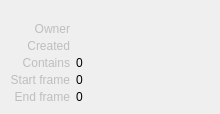
<?xml version="1.0" encoding="UTF-8"?>
<ui version="4.0">
 <class>Form</class>
 <widget class="QWidget" name="Form">
  <property name="geometry">
   <rect>
    <x>0</x>
    <y>0</y>
    <width>220</width>
    <height>114</height>
   </rect>
  </property>
  <property name="minimumSize">
   <size>
    <width>0</width>
    <height>110</height>
   </size>
  </property>
  <property name="maximumSize">
   <size>
    <width>16777215</width>
    <height>114</height>
   </size>
  </property>
  <property name="windowTitle">
   <string>Form</string>
  </property>
  <property name="styleSheet">
   <string notr="true"/>
  </property>
  <layout class="QVBoxLayout" name="verticalLayout">
   <property name="spacing">
    <number>3</number>
   </property>
   <property name="leftMargin">
    <number>5</number>
   </property>
   <property name="topMargin">
    <number>5</number>
   </property>
   <property name="rightMargin">
    <number>5</number>
   </property>
   <property name="bottomMargin">
    <number>0</number>
   </property>
   <item>
    <layout class="QHBoxLayout" name="horizontalLayout_4">
     <property name="topMargin">
      <number>0</number>
     </property>
     <item>
      <widget class="QLabel" name="label_4">
       <property name="minimumSize">
        <size>
         <width>13</width>
         <height>13</height>
        </size>
       </property>
       <property name="maximumSize">
        <size>
         <width>13</width>
         <height>13</height>
        </size>
       </property>
       <property name="text">
        <string/>
       </property>
       <property name="pixmap">
        <pixmap>../icons/animation.png</pixmap>
       </property>
       <property name="scaledContents">
        <bool>true</bool>
       </property>
      </widget>
     </item>
     <item>
      <widget class="QLabel" name="name">
       <property name="font">
        <font>
         <pointsize>9</pointsize>
         <weight>75</weight>
         <bold>true</bold>
        </font>
       </property>
       <property name="text">
        <string/>
       </property>
      </widget>
     </item>
    </layout>
   </item>
   <item>
    <layout class="QHBoxLayout" name="horizontalLayout_9">
     <property name="spacing">
      <number>6</number>
     </property>
     <property name="topMargin">
      <number>0</number>
     </property>
     <item>
      <widget class="QLabel" name="label_13">
       <property name="enabled">
        <bool>false</bool>
       </property>
       <property name="sizePolicy">
        <sizepolicy hsizetype="Fixed" vsizetype="Expanding">
         <horstretch>0</horstretch>
         <verstretch>0</verstretch>
        </sizepolicy>
       </property>
       <property name="minimumSize">
        <size>
         <width>65</width>
         <height>0</height>
        </size>
       </property>
       <property name="maximumSize">
        <size>
         <width>65</width>
         <height>500</height>
        </size>
       </property>
       <property name="text">
        <string>Owner</string>
       </property>
       <property name="alignment">
        <set>Qt::AlignRight|Qt::AlignTop|Qt::AlignTrailing</set>
       </property>
      </widget>
     </item>
     <item>
      <widget class="QLabel" name="owner">
       <property name="enabled">
        <bool>true</bool>
       </property>
       <property name="sizePolicy">
        <sizepolicy hsizetype="Expanding" vsizetype="Expanding">
         <horstretch>0</horstretch>
         <verstretch>0</verstretch>
        </sizepolicy>
       </property>
       <property name="minimumSize">
        <size>
         <width>0</width>
         <height>0</height>
        </size>
       </property>
       <property name="maximumSize">
        <size>
         <width>16777215</width>
         <height>16777215</height>
        </size>
       </property>
       <property name="styleSheet">
        <string notr="true"/>
       </property>
       <property name="text">
        <string/>
       </property>
       <property name="alignment">
        <set>Qt::AlignLeading|Qt::AlignLeft|Qt::AlignTop</set>
       </property>
       <property name="wordWrap">
        <bool>true</bool>
       </property>
      </widget>
     </item>
    </layout>
   </item>
   <item>
    <layout class="QHBoxLayout" name="horizontalLayout_11">
     <property name="spacing">
      <number>6</number>
     </property>
     <property name="topMargin">
      <number>0</number>
     </property>
     <item>
      <widget class="QLabel" name="label_14">
       <property name="enabled">
        <bool>false</bool>
       </property>
       <property name="sizePolicy">
        <sizepolicy hsizetype="Fixed" vsizetype="Expanding">
         <horstretch>0</horstretch>
         <verstretch>0</verstretch>
        </sizepolicy>
       </property>
       <property name="minimumSize">
        <size>
         <width>65</width>
         <height>0</height>
        </size>
       </property>
       <property name="maximumSize">
        <size>
         <width>65</width>
         <height>500</height>
        </size>
       </property>
       <property name="text">
        <string>Created</string>
       </property>
       <property name="alignment">
        <set>Qt::AlignRight|Qt::AlignTop|Qt::AlignTrailing</set>
       </property>
      </widget>
     </item>
     <item>
      <widget class="QLabel" name="created">
       <property name="enabled">
        <bool>true</bool>
       </property>
       <property name="sizePolicy">
        <sizepolicy hsizetype="Expanding" vsizetype="Expanding">
         <horstretch>0</horstretch>
         <verstretch>0</verstretch>
        </sizepolicy>
       </property>
       <property name="minimumSize">
        <size>
         <width>0</width>
         <height>0</height>
        </size>
       </property>
       <property name="maximumSize">
        <size>
         <width>16777215</width>
         <height>16777215</height>
        </size>
       </property>
       <property name="styleSheet">
        <string notr="true"/>
       </property>
       <property name="text">
        <string/>
       </property>
       <property name="alignment">
        <set>Qt::AlignLeading|Qt::AlignLeft|Qt::AlignTop</set>
       </property>
       <property name="wordWrap">
        <bool>true</bool>
       </property>
      </widget>
     </item>
    </layout>
   </item>
   <item>
    <layout class="QHBoxLayout" name="horizontalLayout_32">
     <property name="spacing">
      <number>6</number>
     </property>
     <property name="topMargin">
      <number>0</number>
     </property>
     <item>
      <widget class="QLabel" name="scene_dur_end_label_3">
       <property name="enabled">
        <bool>false</bool>
       </property>
       <property name="minimumSize">
        <size>
         <width>65</width>
         <height>0</height>
        </size>
       </property>
       <property name="maximumSize">
        <size>
         <width>60</width>
         <height>16777215</height>
        </size>
       </property>
       <property name="text">
        <string>Contains</string>
       </property>
       <property name="alignment">
        <set>Qt::AlignRight|Qt::AlignTop|Qt::AlignTrailing</set>
       </property>
      </widget>
     </item>
     <item>
      <widget class="QLabel" name="contains">
       <property name="enabled">
        <bool>true</bool>
       </property>
       <property name="text">
        <string>0</string>
       </property>
       <property name="alignment">
        <set>Qt::AlignLeading|Qt::AlignLeft|Qt::AlignTop</set>
       </property>
      </widget>
     </item>
    </layout>
   </item>
   <item>
    <layout class="QHBoxLayout" name="horizontalLayout_29">
     <property name="spacing">
      <number>6</number>
     </property>
     <property name="topMargin">
      <number>0</number>
     </property>
     <item>
      <widget class="QLabel" name="scene_dur_start_label_2">
       <property name="enabled">
        <bool>false</bool>
       </property>
       <property name="minimumSize">
        <size>
         <width>65</width>
         <height>0</height>
        </size>
       </property>
       <property name="maximumSize">
        <size>
         <width>60</width>
         <height>16777215</height>
        </size>
       </property>
       <property name="text">
        <string>Start frame</string>
       </property>
       <property name="alignment">
        <set>Qt::AlignRight|Qt::AlignTop|Qt::AlignTrailing</set>
       </property>
      </widget>
     </item>
     <item>
      <widget class="QLabel" name="start">
       <property name="enabled">
        <bool>true</bool>
       </property>
       <property name="text">
        <string>0</string>
       </property>
      </widget>
     </item>
    </layout>
   </item>
   <item>
    <layout class="QHBoxLayout" name="horizontalLayout_30">
     <property name="spacing">
      <number>6</number>
     </property>
     <property name="topMargin">
      <number>0</number>
     </property>
     <item>
      <widget class="QLabel" name="scene_dur_end_label_2">
       <property name="enabled">
        <bool>false</bool>
       </property>
       <property name="minimumSize">
        <size>
         <width>65</width>
         <height>0</height>
        </size>
       </property>
       <property name="maximumSize">
        <size>
         <width>60</width>
         <height>16777215</height>
        </size>
       </property>
       <property name="text">
        <string>End frame</string>
       </property>
       <property name="alignment">
        <set>Qt::AlignRight|Qt::AlignTop|Qt::AlignTrailing</set>
       </property>
      </widget>
     </item>
     <item>
      <widget class="QLabel" name="end">
       <property name="enabled">
        <bool>true</bool>
       </property>
       <property name="text">
        <string>0</string>
       </property>
       <property name="alignment">
        <set>Qt::AlignLeading|Qt::AlignLeft|Qt::AlignTop</set>
       </property>
      </widget>
     </item>
    </layout>
   </item>
   <item>
    <spacer name="verticalSpacer">
     <property name="orientation">
      <enum>Qt::Vertical</enum>
     </property>
     <property name="sizeHint" stdset="0">
      <size>
       <width>20</width>
       <height>40</height>
      </size>
     </property>
    </spacer>
   </item>
  </layout>
  <zorder></zorder>
  <zorder></zorder>
  <zorder></zorder>
  <zorder>verticalSpacer</zorder>
 </widget>
 <resources/>
 <connections/>
 <slots>
  <slot>apply()</slot>
  <slot>edit()</slot>
  <slot>showControls()</slot>
 </slots>
</ui>
